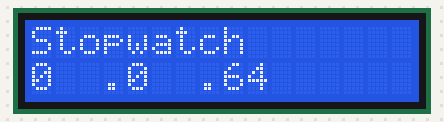
A sketch run on a simulated Arduino Uno, built with avr-gcc and run on an emulated ATmega328P. Shown: 16×2 character LCD.

Above: at 0.21 s.
At 5.03 s:
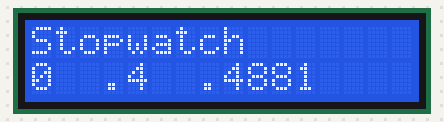
At 10.15 s:
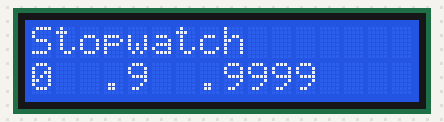
At 19.82 s:
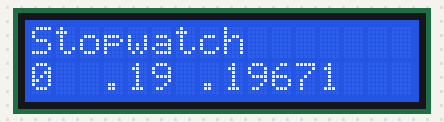
At 29.79 s:
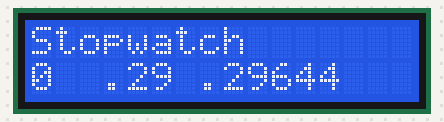
At 39.77 s:
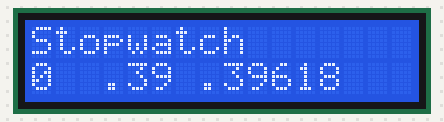

The sketch:

Stopwatch__LCD_.ino
```cpp
#include <LiquidCrystal.h>

LiquidCrystal lcd(12, 11, 5, 4, 3, 2);
// LCD PinOut (RS, E, D4, D5, D6, D7)

void setup() {
 int sec = millis()/1000;
 int milli = millis();
 int minu = millis()/60000;
 lcd.begin(16, 2); // Tell the dimansions of hte LCD
 // Print a message to the LCD.
 lcd.print("Stopwatch");
}

void loop() {
 int sec = millis()/1000;
 int minu = millis()/60000;
 // set the cursor to column 0, line 1
 // (note: line 1 is the second row, since counting begins with 0):
 lcd.setCursor(0, 1);
 // print the number of minutes since reset:
 lcd.print(minu);
 lcd.setCursor(3, 1);
 lcd.print(".");
 lcd.setCursor(4, 1);
 lcd.print(sec);
 lcd.setCursor(7, 1);
 lcd.print(".");
 lcd.setCursor(8, 1);
 lcd.print(millis());
}
```
